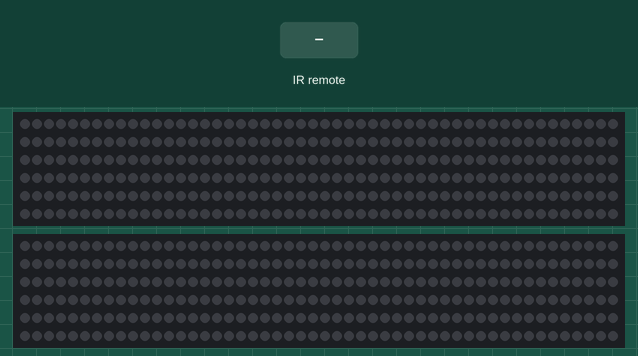
Simulated run of this sketch. Board: Arduino Uno, built with avr-gcc and run on an emulated ATmega328P. On the bench: 2 × 300 RGB LEDs in strip order, left to right, continuing on the next row. The inputs (shaded band) are chosen by the test bench. Random numbers use the default seed unless the sketch sets one.

Above: at 1.2 s.
1.3 s: infrared code 0xFFA25D received
At 48.6 s:
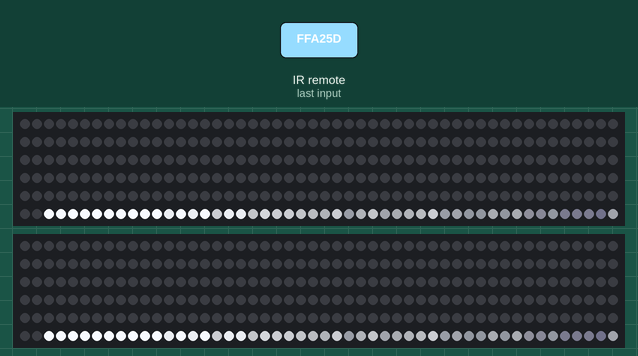
At 50.17 s:
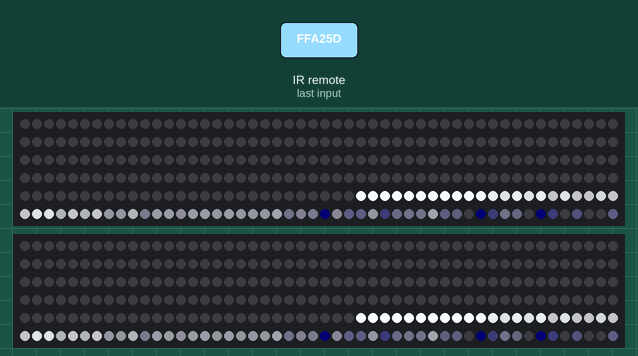

The sketch:

LED_Water_V1.ino
```cpp
#include "FastLED.h"
#include "IRremote.h"
#define NUM_LEDS 300
CRGB leds[NUM_LEDS];
#define LEDPIN1 13
#define LEDPIN2 10

#define POWER_KEY 0xFFA25D
//#define UP_KEY 0xFF906F
//#define DOWN_KEY 0xFFE01F //setbrightness -5

int receiver = 7; // Signal Pin of IR receiver to Arduino Digital Pin 7
IRrecv irrecv(receiver);     // create instance of 'irrecv'
decode_results results;      // create instance of 'decode_results'
bool ledState; //led state on/off

// ------ setup --------

void setup()
{
  Serial.begin(9600);
  irrecv.enableIRIn(); // Start the receiver
  ledState = false; //starts off
  pinMode(LEDPIN1, OUTPUT);
  pinMode(LEDPIN2, OUTPUT);

  FastLED.addLeds<WS2812, LEDPIN1, GRB>(leds, NUM_LEDS).setCorrection( TypicalLEDStrip );
  FastLED.addLeds<WS2812, LEDPIN2, GRB>(leds, NUM_LEDS).setCorrection( TypicalLEDStrip );
}
// ------- water stream --------

void waterStream (byte red, byte green, byte blue, byte streamSize, byte streamTrailDecay, boolean streamRandomDecay, int SpeedDelay) {
  setAll(0,0,0);

  for(int i = NUM_LEDS + streamSize; i > 0; i--) {

    // fade brightness all LEDs one step
    for(int j=NUM_LEDS; j > 0; j--) {
      if( (!streamRandomDecay) || (random(10)>5) ) {
        fadeToBlack(j, streamTrailDecay );
      }
    }

    // draw water stream
       for(int j = streamSize; j > 0; j--) {
       if( ( i+j <NUM_LEDS) && (i+j>=0) ) {
        setPixel(i+j, red, green, blue);
      }
    }

    showStrip();
    delay(SpeedDelay);
  }
}

// -------- the functions for waterStream function ---------------

void fadeToBlack(int ledNo, byte fadeValue) {
   // FastLED
   leds[ledNo].fadeToBlackBy( fadeValue );
}
void showStrip() {
   // FastLED
   FastLED.show();
}

void setPixel(int Pixel, byte red, byte green, byte blue) {
   // FastLED
   leds[Pixel] = CRGB(red, green, blue);
}

void setAll(byte red, byte green, byte blue) {
  for(int i = 0; i < NUM_LEDS; i++ ) {
    setPixel(i, red, green, blue);
  }
  showStrip();
}
// ------------------------------
void loop() {
  if (irrecv.decode(&results)) // have we received an IR signal?
  {

    //power
    if (POWER_KEY == results.value && ledState == false)
    {
      for(int i = 0; i < 4500; i++){
      int firstRand = random(30);
           int randNum = random(32, 90);
           waterStream(247,250,255,10, randNum, true, firstRand);
           ledState = true;
      }// for loop
    }
    else if(POWER_KEY == results.value && ledState == true)
    {
      FastLED.clear();
      setAll(0,0,0);
      ledState = false;
    }
    irrecv.resume(); // receive the next value
  }
} //loop
```
